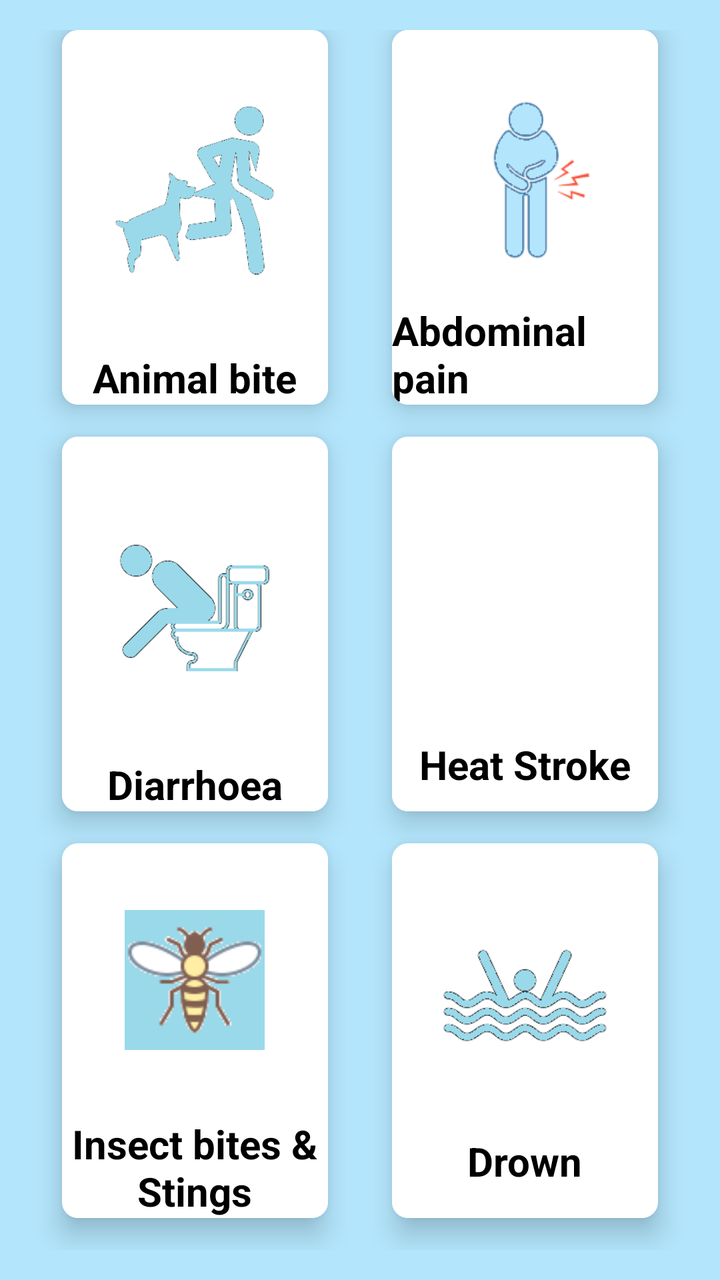
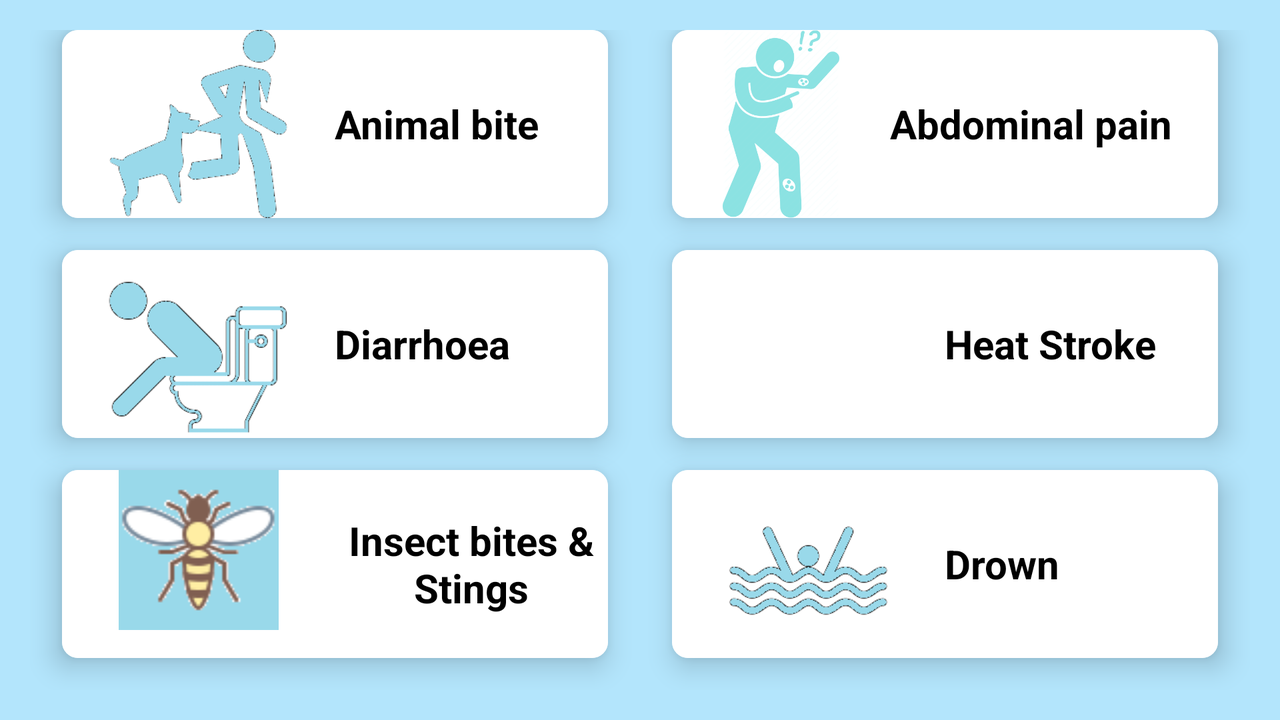

One screen, two layout resources from the same app: the default and the author's alternative for another configuration. Each is rendered where Android would select it; the XML of both is given below.
<!-- AndroidManifest.xml: application theme AppTheme -->
<!-- res/layout/activity_other_conditions.xml -->
<?xml version="1.0" encoding="utf-8"?>
<LinearLayout
    xmlns:android="http://schemas.android.com/apk/res/android"
    xmlns:app="http://schemas.android.com/apk/res-auto"
    xmlns:tools="http://schemas.android.com/tools"
    android:layout_width="match_parent"
    android:layout_height="match_parent"
    android:orientation="vertical"
    android:background="@color/other"
    tools:context="com.example.karma.doctoryourself.OtherConditions">

    <GridLayout

        android:layout_width="match_parent"
        android:layout_height="0dp"
        android:layout_weight="10"
        android:alignmentMode="alignMargins"
        android:columnCount="2"
        android:columnOrderPreserved="false"
        android:padding="15dp"
        android:rowCount="5">

        <android.support.v7.widget.CardView
            android:id="@+id/c1"
            android:onClick="ab"
            android:layout_width="0dp"
            android:layout_height="0dp"
            android:layout_columnWeight="1"
            android:layout_marginBottom="16dp"
            android:layout_marginLeft="16dp"
            android:layout_marginRight="16dp"
            android:layout_rowWeight="1"
            app:cardCornerRadius="8dp"
            app:cardElevation="8dp">

            <LinearLayout
                android:layout_width="match_parent"
                android:layout_height="match_parent"
                android:layout_gravity="center_horizontal|center_vertical"
                android:background="@color/back"
                android:orientation="vertical">

                <ImageView
                    android:layout_width="84dp"
                    android:layout_height="98dp"
                    android:layout_gravity="center_horizontal"
                    android:layout_weight="4"
                    android:src="@drawable/animalbite" />

                <TextView
                    android:layout_width="wrap_content"
                    android:layout_height="wrap_content"
                    android:layout_gravity="center"
                    android:text="Animal bite"
                    android:textColor="@color/black"
                    android:textSize="20sp"
                    android:textStyle="bold" />
            </LinearLayout>
        </android.support.v7.widget.CardView>

        <android.support.v7.widget.CardView
            android:id="@+id/c2"
            android:onClick="ap"
            android:layout_width="0dp"
            android:layout_height="0dp"
            android:layout_columnWeight="1"
            android:layout_marginBottom="16dp"
            android:layout_marginLeft="16dp"
            android:layout_marginRight="16dp"
            android:layout_rowWeight="1"
            app:cardCornerRadius="8dp"
            app:cardElevation="8dp">

            <LinearLayout
                android:layout_width="match_parent"
                android:layout_height="match_parent"
                android:layout_gravity="center_horizontal|center_vertical"
                android:background="@color/back"
                android:orientation="vertical">

                <ImageView
                    android:layout_width="146dp"
                    android:layout_height="wrap_content"
                    android:layout_gravity="center_horizontal"
                    android:layout_weight="4"
                    android:src="@drawable/abdominalpain" />

                <TextView
                    android:layout_width="wrap_content"
                    android:layout_height="wrap_content"
                    android:layout_gravity="center"
                    android:text="Abdominal pain"
                    android:textColor="@color/black"
                    android:textSize="20sp"
                    android:textStyle="bold" />
            </LinearLayout>
        </android.support.v7.widget.CardView>

        <android.support.v7.widget.CardView
            android:id="@+id/c3"
            android:onClick="d"
            android:layout_width="0dp"
            android:layout_height="0dp"
            android:layout_columnWeight="1"
            android:layout_marginBottom="16dp"
            android:layout_marginLeft="16dp"
            android:layout_marginRight="16dp"
            android:layout_rowWeight="1"
            app:cardCornerRadius="8dp"
            app:cardElevation="8dp">

            <LinearLayout
                android:layout_width="match_parent"
                android:layout_height="match_parent"
                android:layout_gravity="center_horizontal|center_vertical"
                android:background="@color/back"
                android:orientation="vertical">

                <ImageView
                    android:layout_width="79dp"
                    android:layout_height="103dp"
                    android:layout_gravity="center_horizontal"
                    android:layout_weight="1"
                    android:src="@drawable/dirrhea" />

                <TextView
                    android:layout_width="wrap_content"
                    android:layout_height="wrap_content"
                    android:layout_gravity="center"
                    android:text="Diarrhoea"
                    android:textColor="@color/black"
                    android:textSize="20sp"
                    android:textStyle="bold" />
            </LinearLayout>
        </android.support.v7.widget.CardView>

        <android.support.v7.widget.CardView
            android:id="@+id/c4"
            android:onClick="hs"
            android:layout_width="0dp"
            android:layout_height="0dp"
            android:layout_columnWeight="1"
            android:layout_marginBottom="16dp"
            android:layout_marginLeft="16dp"
            android:layout_marginRight="16dp"
            android:layout_rowWeight="1"
            app:cardCornerRadius="8dp"
            app:cardElevation="8dp">

            <LinearLayout
                android:layout_width="match_parent"
                android:layout_height="match_parent"
                android:layout_gravity="center_horizontal|center_vertical"
                android:background="@color/back"
                android:orientation="vertical"
                android:weightSum="1">

                <ImageView
                    android:layout_width="76dp"
                    android:layout_height="88dp"
                    android:layout_gravity="center_horizontal"
                    android:layout_weight="1"
                    android:src="@drawable/heatstrokeicon" />

                <TextView
                    android:layout_width="wrap_content"
                    android:layout_height="37dp"
                    android:layout_gravity="center"
                    android:text="Heat Stroke"
                    android:textColor="@color/black"
                    android:textSize="20sp"
                    android:textStyle="bold" />
            </LinearLayout>
        </android.support.v7.widget.CardView>

        <android.support.v7.widget.CardView
            android:id="@+id/c5"
            android:onClick="ibs"
            android:layout_width="0dp"
            android:layout_height="0dp"
            android:layout_columnWeight="1"
            android:layout_marginBottom="16dp"
            android:layout_marginLeft="16dp"
            android:layout_marginRight="16dp"
            android:layout_rowWeight="1"
            app:cardCornerRadius="8dp"
            app:cardElevation="8dp">

            <LinearLayout
                android:layout_width="match_parent"
                android:layout_height="match_parent"
                android:layout_gravity="center_horizontal|center_vertical"
                android:background="@color/back"
                android:orientation="vertical">

                <ImageView
                    android:layout_width="70dp"
                    android:layout_height="wrap_content"
                    android:layout_gravity="center_horizontal"
                    android:layout_weight="4"
                    android:src="@drawable/insectbite" />

                <TextView
                    android:layout_width="wrap_content"
                    android:layout_height="wrap_content"
                    android:layout_gravity="center"
                    android:text="Insect bites &amp; Stings"
                    android:textColor="@color/black"
                    android:textSize="20sp"
                    android:textStyle="bold"
                    android:gravity="center"/>
            </LinearLayout>
        </android.support.v7.widget.CardView>

        <android.support.v7.widget.CardView
            android:id="@+id/c6"
            android:onClick="dr"
            android:layout_width="0dp"
            android:layout_height="0dp"
            android:layout_columnWeight="1"
            android:layout_marginBottom="16dp"
            android:layout_marginLeft="16dp"
            android:layout_marginRight="16dp"
            android:layout_rowWeight="1"
            app:cardCornerRadius="8dp"
            app:cardElevation="8dp">

            <LinearLayout
                android:layout_width="match_parent"
                android:layout_height="match_parent"
                android:layout_gravity="center_horizontal|center_vertical"
                android:background="@color/back"
                android:orientation="vertical">

                <ImageView
                    android:layout_width="97dp"
                    android:layout_height="81dp"
                    android:layout_gravity="center_horizontal"
                    android:layout_weight="4"
                    android:src="@drawable/drowning" />

                <TextView
                    android:layout_width="wrap_content"
                    android:layout_height="42dp"
                    android:layout_gravity="center"
                    android:text="Drown"
                    android:textColor="@color/black"
                    android:textSize="20sp"
                    android:textStyle="bold" />
            </LinearLayout>
        </android.support.v7.widget.CardView>







    </GridLayout>


</LinearLayout>
<!-- resources referenced by this layout -->
<resources>
  <color name="back">#ffffff</color>
  <color name="black">#000000</color>
  <color name="other">#b3e5fc</color>
  <!-- drawable abdominalpain: png bitmap (drawable, 6150 bytes) -->
  <!-- drawable animalbite: png bitmap (drawable, 9111 bytes) -->
  <!-- drawable dirrhea: png bitmap (drawable, 6927 bytes) -->
  <!-- drawable drowning: png bitmap (drawable, 8938 bytes) -->
  <!-- drawable insectbite: png bitmap (drawable, 4667 bytes) -->
  <style name="AppTheme" parent="Theme.AppCompat.Light.DarkActionBar">
          
          <item name="colorPrimary">@color/Primary</item>
          <item name="colorPrimaryDark">@color/PrimaryDark</item>
          <item name="colorAccent">@color/colorAccent</item>
  
      </style>
  <color name="Primary">#97e0f1</color>
  <color name="PrimaryDark">#000000</color>
  <color name="colorAccent">#FF4081</color>
</resources>
<!-- res/layout-land/activity_other_conditions.xml (the author's variant of the layout above) -->
<!-- drawn on the phone turned sideways -->
<?xml version="1.0" encoding="utf-8"?>
<LinearLayout
    xmlns:android="http://schemas.android.com/apk/res/android"
    xmlns:app="http://schemas.android.com/apk/res-auto"
    xmlns:tools="http://schemas.android.com/tools"
    android:layout_width="match_parent"
    android:layout_height="match_parent"
    android:orientation="vertical"
    android:background="@color/other"
    tools:context="com.example.karma.doctoryourself.OtherConditions">

    <GridLayout

        android:layout_width="match_parent"
        android:layout_height="0dp"
        android:layout_weight="10"
        android:alignmentMode="alignMargins"
        android:columnCount="2"
        android:columnOrderPreserved="false"
        android:padding="15dp"
        android:rowCount="5">

        <android.support.v7.widget.CardView
            android:id="@+id/c1"
            android:onClick="ab"
            android:layout_width="0dp"
            android:layout_height="0dp"
            android:layout_columnWeight="1"
            android:layout_marginBottom="16dp"
            android:layout_marginLeft="16dp"
            android:layout_marginRight="16dp"
            android:layout_rowWeight="1"
            app:cardCornerRadius="8dp"
            app:cardElevation="8dp">

            <LinearLayout
                android:layout_width="match_parent"
                android:layout_height="match_parent"
                android:layout_gravity="center_horizontal|center_vertical"
                android:background="@color/back"
                android:orientation="horizontal"
                android:weightSum="2">

                <ImageView
                    android:layout_width="0dp"
                    android:layout_height="wrap_content"
                    android:layout_gravity="center_horizontal"
                    android:layout_weight="1"
                    android:src="@drawable/animalbite" />

                <TextView
                    android:layout_width="0dp"
                    android:layout_height="wrap_content"
                    android:layout_weight="1"
                    android:layout_gravity="center"
                    android:text="Animal bite"
                    android:textColor="@color/black"
                    android:textSize="20sp"
                    android:textStyle="bold" />
            </LinearLayout>
        </android.support.v7.widget.CardView>

        <android.support.v7.widget.CardView
            android:id="@+id/c2"
            android:onClick="ap"
            android:layout_width="0dp"
            android:layout_height="0dp"
            android:layout_columnWeight="1"
            android:layout_marginBottom="16dp"
            android:layout_marginLeft="16dp"
            android:layout_marginRight="16dp"
            android:layout_rowWeight="1"
            app:cardCornerRadius="8dp"
            app:cardElevation="8dp">

            <LinearLayout
                android:layout_width="match_parent"
                android:layout_height="match_parent"
                android:layout_gravity="center_horizontal|center_vertical"
                android:background="@color/back"
                android:orientation="horizontal"
                android:weightSum="2">

                <ImageView
                    android:layout_width="0dp"
                    android:layout_height="wrap_content"
                    android:layout_gravity="center_horizontal"
                    android:layout_weight="0.8"
                    android:src="@drawable/bruises" />

                <TextView
                    android:layout_width="0dp"
                    android:layout_height="wrap_content"
                    android:layout_weight="1.2"
                    android:layout_gravity="center"
                    android:text="Abdominal pain"
                    android:textColor="@color/black"
                    android:textSize="20sp"
                    android:textStyle="bold" />
            </LinearLayout>
        </android.support.v7.widget.CardView>

        <android.support.v7.widget.CardView
            android:id="@+id/c3"
            android:onClick="d"
            android:layout_width="0dp"
            android:layout_height="0dp"
            android:layout_columnWeight="1"
            android:layout_marginBottom="16dp"
            android:layout_marginLeft="16dp"
            android:layout_marginRight="16dp"
            android:layout_rowWeight="1"
            app:cardCornerRadius="8dp"
            app:cardElevation="8dp">

            <LinearLayout
                android:layout_width="match_parent"
                android:layout_height="match_parent"
                android:layout_gravity="center_horizontal|center_vertical"
                android:background="@color/back"
                android:orientation="horizontal"
                android:weightSum="2">

                <ImageView
                    android:layout_width="0dp"
                    android:layout_height="wrap_content"
                    android:layout_gravity="center_horizontal"
                    android:layout_weight="1"
                    android:src="@drawable/dirrhea" />

                <TextView
                    android:layout_width="0dp"
                    android:layout_height="wrap_content"
                    android:layout_weight="1"
                    android:layout_gravity="center"
                    android:text="Diarrhoea"
                    android:textColor="@color/black"
                    android:textSize="20sp"
                    android:textStyle="bold" />
            </LinearLayout>
        </android.support.v7.widget.CardView>

        <android.support.v7.widget.CardView
            android:id="@+id/c4"
            android:onClick="hs"
            android:layout_width="0dp"
            android:layout_height="0dp"
            android:layout_columnWeight="1"
            android:layout_marginBottom="16dp"
            android:layout_marginLeft="16dp"
            android:layout_marginRight="16dp"
            android:layout_rowWeight="1"
            app:cardCornerRadius="8dp"
            app:cardElevation="8dp">

            <LinearLayout
                android:layout_width="match_parent"
                android:layout_height="match_parent"
                android:layout_gravity="center_horizontal|center_vertical"
                android:background="@color/back"
                android:orientation="horizontal"
                android:weightSum="2">

                <ImageView
                    android:layout_width="0dp"
                    android:layout_height="wrap_content"
                    android:layout_gravity="center_horizontal"
                    android:layout_weight="1"
                    android:src="@drawable/heatstrokeicon" />

                <TextView
                    android:layout_width="0dp"
                    android:layout_height="wrap_content"
                    android:layout_weight="1"
                    android:layout_gravity="center"
                    android:text="Heat Stroke"
                    android:textColor="@color/black"
                    android:textSize="20sp"
                    android:textStyle="bold" />
            </LinearLayout>
        </android.support.v7.widget.CardView>

        <android.support.v7.widget.CardView
            android:id="@+id/c5"
            android:onClick="ibs"
            android:layout_width="0dp"
            android:layout_height="0dp"
            android:layout_columnWeight="1"
            android:layout_marginBottom="16dp"
            android:layout_marginLeft="16dp"
            android:layout_marginRight="16dp"
            android:layout_rowWeight="1"
            app:cardCornerRadius="8dp"
            app:cardElevation="8dp">

            <LinearLayout
                android:layout_width="match_parent"
                android:layout_height="match_parent"
                android:layout_gravity="center_horizontal|center_vertical"
                android:background="@color/back"
                android:orientation="horizontal"
                android:weightSum="2">

                <ImageView
                    android:layout_width="0dp"
                    android:layout_height="wrap_content"
                    android:layout_gravity="center_horizontal"
                    android:layout_weight="1"
                    android:src="@drawable/insectbite" />

                <TextView
                    android:layout_width="0dp"
                    android:layout_height="wrap_content"
                    android:layout_weight="1"
                    android:layout_gravity="center"
                    android:text="Insect bites &amp; Stings"
                    android:textColor="@color/black"
                    android:textSize="20sp"
                    android:textStyle="bold"
                    android:gravity="center"/>
            </LinearLayout>
        </android.support.v7.widget.CardView>

        <android.support.v7.widget.CardView
            android:id="@+id/c6"
            android:onClick="dr"
            android:layout_width="0dp"
            android:layout_height="0dp"
            android:layout_columnWeight="1"
            android:layout_marginBottom="16dp"
            android:layout_marginLeft="16dp"
            android:layout_marginRight="16dp"
            android:layout_rowWeight="1"
            app:cardCornerRadius="8dp"
            app:cardElevation="8dp">

            <LinearLayout
                android:layout_width="match_parent"
                android:layout_height="match_parent"
                android:layout_gravity="center_horizontal|center_vertical"
                android:background="@color/back"
                android:orientation="horizontal"
                android:weightSum="2">

                <ImageView
                    android:layout_width="0dp"
                    android:layout_height="wrap_content"
                    android:layout_gravity="center_horizontal"
                    android:layout_weight="1"
                    android:src="@drawable/drowning" />

                <TextView
                    android:layout_width="0dp"
                    android:layout_height="wrap_content"
                    android:layout_weight="1"
                    android:layout_gravity="center"
                    android:text="Drown"
                    android:textColor="@color/black"
                    android:textSize="20sp"
                    android:textStyle="bold" />
            </LinearLayout>
        </android.support.v7.widget.CardView>
    </GridLayout>
</LinearLayout>
<!-- resources referenced by the variant -->
<!-- as the phone turned sideways resolves them -->
<resources>
  <color name="back">#ffffff</color>
  <color name="black">#000000</color>
  <color name="other">#b3e5fc</color>
  <!-- drawable animalbite: png bitmap (drawable, 9111 bytes) -->
  <!-- drawable bruises: png bitmap (drawable, 41660 bytes) -->
  <!-- drawable dirrhea: png bitmap (drawable, 6927 bytes) -->
  <!-- drawable drowning: png bitmap (drawable, 8938 bytes) -->
  <!-- drawable insectbite: png bitmap (drawable, 4667 bytes) -->
  <style name="AppTheme" parent="Theme.AppCompat.Light.DarkActionBar">
          
          <item name="colorPrimary">@color/Primary</item>
          <item name="colorPrimaryDark">@color/PrimaryDark</item>
          <item name="colorAccent">@color/colorAccent</item>
  
      </style>
  <color name="Primary">#97e0f1</color>
  <color name="PrimaryDark">#000000</color>
  <color name="colorAccent">#FF4081</color>
</resources>
